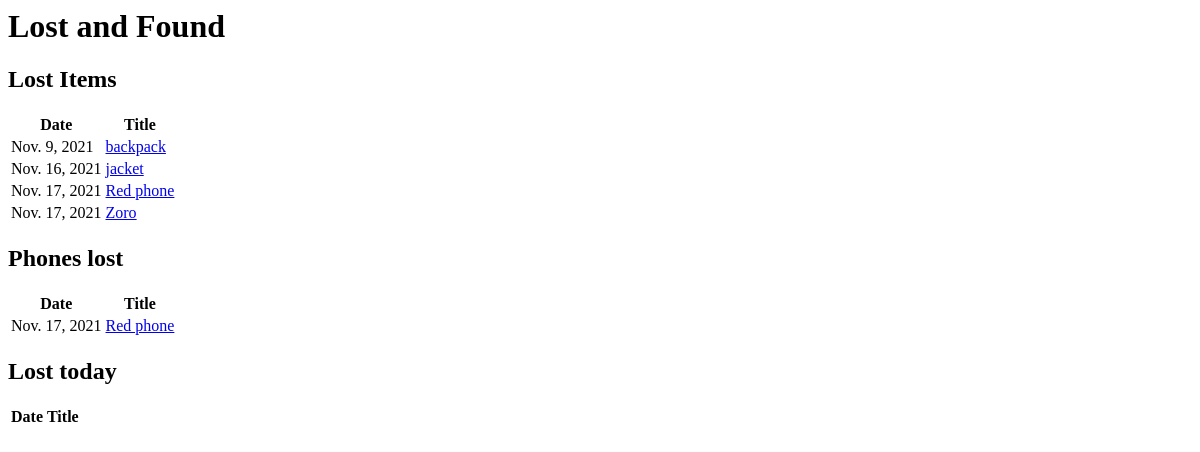
Before: /index/ with the older database file.
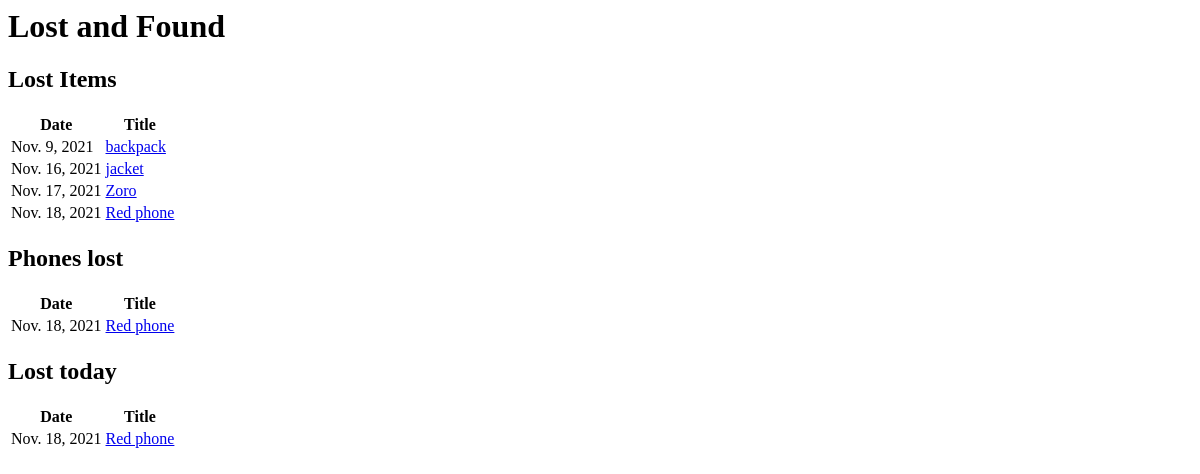
After: the same page with the newer database file.
### landf/models.py (models this page shows)
class Lost(models.Model):
    date = DateField()
    title = CharField(max_length=200)
    details = models.TextField()

### landf/views.py (the view)
# urls.py: path('index/', include('landf.urls')),
def index(request):
    all_lost = Lost.objects.all().order_by('date')
    lost_phone = all_lost.filter(title__contains = 'phone')
    lost_today = all_lost.filter(date = datetime.now())
    context = {'all_lost':all_lost, 'lost_phone':lost_phone, 'lost_today':lost_today}
    return render(request, 'landf/index.html', context)

### landf/templates/landf/index.html
<h1>Lost and Found</h1>
<h2>Lost Items</h2>
<table>
    <tr>
      <th>Date</th>
      <th>Title</th>
    </tr>
    {% for lost in all_lost %}
        <tr>
            <td>{{lost.date}}</td>
            <td><a href="{% url 'detail' lost.id %}" >{{ lost.title }}</a></td>
        </tr>
    {% endfor %}
</table>
<h2>Phones lost</h2>
<table>
    <tr>
      <th>Date</th>
      <th>Title</th>
    </tr>
    {% for lost in lost_phone %}
        <tr>
            <td>{{lost.date}}</td>
            <td><a href="{% url 'detail' lost.id %}" >{{ lost.title }}</a></td>
        </tr>
    {% endfor %}
</table>
<h2>Lost today</h2>
<table>
    <tr>
      <th>Date</th>
      <th>Title</th>
    </tr>
    {% for lost in lost_today %}
        <tr>
            <td>{{lost.date}}</td>
            <td><a href="{% url 'detail' lost.id %}" >{{ lost.title }}</a></td>
        </tr>
    {% endfor %}
</table>

Changed rows visible on the page:
changed Lost "Nov. 17, 2021": moves up the list
now on one of the page's lists (row edited): Lost: date "Nov. 18, 2021", title "Red phone"
changed Lost "Red phone": date "Nov. 17, 2021" → "Nov. 18, 2021"
